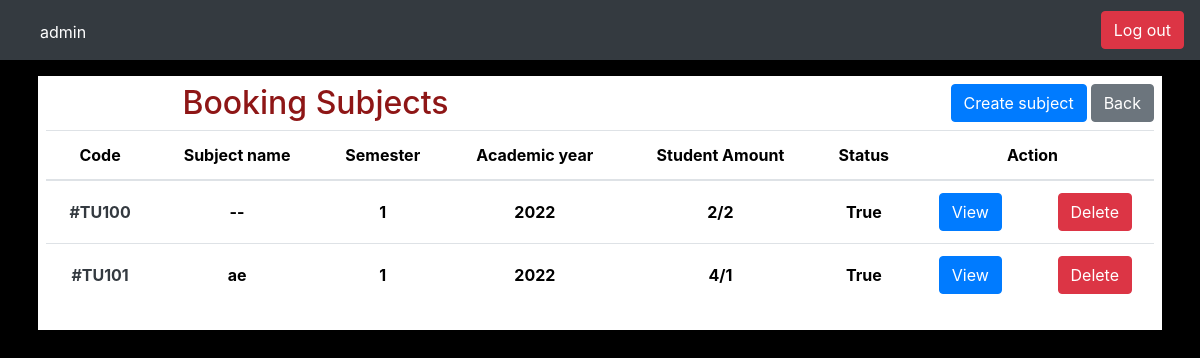
The page /bookingsubject/ (signed in) on the database as committed earlier.
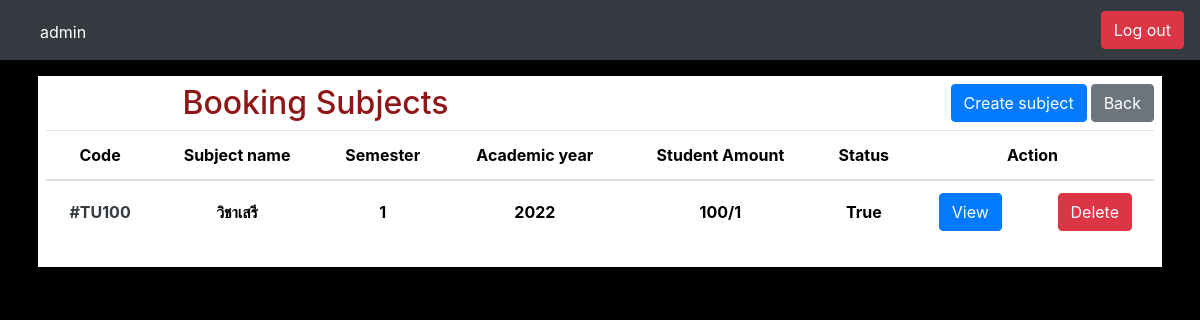
The same page on the database as committed later.
### bookingsubject/models.py (models this page shows, shortened)
class Subject(models.Model):
    code = models.CharField(max_length=3, unique=True)
    subject_name = models.CharField(max_length=15)
    semester = models.CharField(max_length=1)
    academic_year = models.IntegerField()
    amount = models.IntegerField()
    status = models.BooleanField()
    student = models.IntegerField(default=0)

### bookingsubject/views.py (the view)
# urls.py: path('', views.index, name='booking_index'),
def index(req, data={"status": None, "message": None}):
    subjects = Subject.objects.all()
    return render(req, "bookingsubject/index.html", {
        "subjects": subjects,
        "message": data["message"],
        "status": data["status"]
    })

### bookingsubject/templates/bookingsubject/index.html (shortened to what this page needs)
{% extends 'bookingsubject/layout.html' %} {% block body %}
<div style="background-color: white" class="p-2">
  <div class="flex">
    <div class="row">
      <div class="col">
        <h2
          class="position-relative text-center justify-content-center head-text"
        >
          Booking Subjects
        </h2>
      </div>
      <div class="col">
        <a
          class="position-relative justify-content-end btn btn-secondary float-right"
          href="{% url 'index' %}"
          >Back</a
        >
        {% if request.user.is_superuser %}
        <a
          class="position-relative mr-1 justify-content-end btn btn-primary float-right"
          href="{% url 'create_subject' %}"
          >Create subject</a
        >
        {% endif %}
      </div>
    </div>
  </div>
  <table class="table table-hover text-center">
    <thead>
      <tr class="sub-text">
        <th scope="col">Code</th>
        <th scope="col">Subject name</th>
        <th scope="col">Semester</th>
        <th scope="col">Academic year</th>
        <th scope="col">Student Amount</th>
        {% if request.user.is_superuser %}
        <th scope="col">Status</th>
        {% endif %}
        <th scope="col">Action</th>
      </tr>
    </thead>
    <tbody class="text text-center">
      {% for subject in subjects %}
      <tr>
        <th scope="row" class="text-dark align-middle">#{{ subject.code }}</th>
        <th class="align-middle">{{ subject.subject_name }}</th>
        <th class="align-middle">{{ subject.semester }}</th>
        <th class="align-middle">{{ subject.academic_year }}</th>
        <th class="align-middle">{{ subject.amount }}/{{ subject.student }}</th>
        {% if request.user.is_superuser %}
        <th class="align-middle">{{ subject.status }}</th>
        {% endif %}
        <th class="align-middle">
          <div class="row">
            <div class="col">
              <a
                class="btn btn-primary"
                href="{% url 'subject_info' subject.id %}"
                >View</a
              >
            </div>
            {% if request.user.is_superuser %}
            <div class="col">
              <form action="{% url 'remove_subject' subject.id %}">
                <button class="btn btn-danger" type="submit">Delete</button>
              </form>
            </div>
            {% endif %}
          </div>
        </th>
      </tr>
      {% empty %}
      <tr>
        <th colspan="7"><i>No data</i></th>
      </tr>
      {% endfor %}
    </tbody>
  </table>
</div>
{% endblock %}

Rows that differ between the two databases and show on the page:
removed Subject: code "TU101", subject_name "ae", semester "1", academic_year "2022", amount "4", student "1", status "True"
changed Subject "TU100": subject_name "--" → "วิชาเสรี"; amount "2" → "100"; student "2" → "1"
